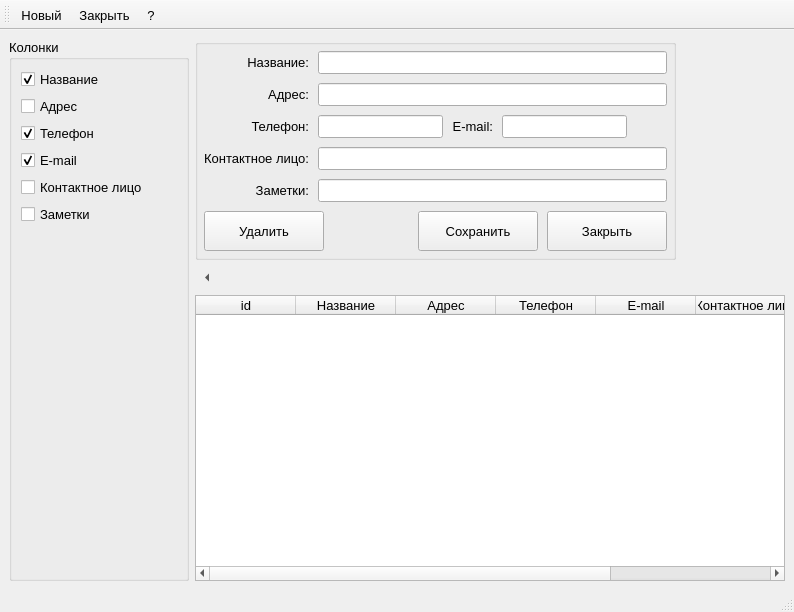
<?xml version="1.0" encoding="UTF-8"?>
<ui version="4.0">
 <class>organizations</class>
 <widget class="QMainWindow" name="organizations">
  <property name="geometry">
   <rect>
    <x>0</x>
    <y>0</y>
    <width>794</width>
    <height>612</height>
   </rect>
  </property>
  <property name="font">
   <font>
    <pointsize>10</pointsize>
   </font>
  </property>
  <property name="windowTitle">
   <string>Организации</string>
  </property>
  <widget class="QWidget" name="centralwidget">
   <layout class="QGridLayout" name="gridLayout_3">
    <item row="0" column="0">
     <layout class="QHBoxLayout" name="horizontalLayout_6">
      <item>
       <widget class="QGroupBox" name="groupBox_column">
        <property name="minimumSize">
         <size>
          <width>180</width>
          <height>0</height>
         </size>
        </property>
        <property name="maximumSize">
         <size>
          <width>180</width>
          <height>16777215</height>
         </size>
        </property>
        <property name="font">
         <font>
          <family>Ubuntu</family>
          <pointsize>10</pointsize>
         </font>
        </property>
        <property name="title">
         <string>Колонки</string>
        </property>
        <layout class="QGridLayout" name="gridLayout_2">
         <item row="0" column="0">
          <layout class="QVBoxLayout" name="verticalLayout_4">
           <item>
            <widget class="QCheckBox" name="checkBox_name">
             <property name="text">
              <string>Название</string>
             </property>
             <property name="checked">
              <bool>true</bool>
             </property>
            </widget>
           </item>
           <item>
            <widget class="QCheckBox" name="checkBox_address">
             <property name="text">
              <string>Адрес</string>
             </property>
            </widget>
           </item>
           <item>
            <widget class="QCheckBox" name="checkBox_phone">
             <property name="text">
              <string>Телефон</string>
             </property>
             <property name="checked">
              <bool>true</bool>
             </property>
            </widget>
           </item>
           <item>
            <widget class="QCheckBox" name="checkBox_email">
             <property name="text">
              <string>E-mail</string>
             </property>
             <property name="checked">
              <bool>true</bool>
             </property>
            </widget>
           </item>
           <item>
            <widget class="QCheckBox" name="checkBox_face">
             <property name="text">
              <string>Контактное лицо</string>
             </property>
            </widget>
           </item>
           <item>
            <widget class="QCheckBox" name="checkBox_note">
             <property name="text">
              <string>Заметки</string>
             </property>
            </widget>
           </item>
           <item>
            <spacer name="verticalSpacer">
             <property name="orientation">
              <enum>Qt::Vertical</enum>
             </property>
             <property name="sizeHint" stdset="0">
              <size>
               <width>20</width>
               <height>40</height>
              </size>
             </property>
            </spacer>
           </item>
          </layout>
         </item>
        </layout>
       </widget>
      </item>
      <item>
       <layout class="QVBoxLayout" name="verticalLayout_5">
        <item>
         <layout class="QHBoxLayout" name="horizontalLayout_4">
          <item>
           <widget class="QGroupBox" name="groupBox_card">
            <property name="font">
             <font>
              <family>Ubuntu</family>
              <pointsize>10</pointsize>
             </font>
            </property>
            <property name="title">
             <string/>
            </property>
            <layout class="QGridLayout" name="gridLayout">
             <property name="margin">
              <number>6</number>
             </property>
             <property name="spacing">
              <number>9</number>
             </property>
             <item row="0" column="0">
              <layout class="QVBoxLayout" name="verticalLayout_3">
               <item>
                <layout class="QHBoxLayout" name="horizontalLayout_2">
                 <item>
                  <layout class="QVBoxLayout" name="verticalLayout_2">
                   <item>
                    <widget class="QLabel" name="label">
                     <property name="text">
                      <string>Название:</string>
                     </property>
                     <property name="alignment">
                      <set>Qt::AlignRight|Qt::AlignTrailing|Qt::AlignVCenter</set>
                     </property>
                    </widget>
                   </item>
                   <item>
                    <widget class="QLabel" name="label_2">
                     <property name="text">
                      <string>Адрес:</string>
                     </property>
                     <property name="alignment">
                      <set>Qt::AlignRight|Qt::AlignTrailing|Qt::AlignVCenter</set>
                     </property>
                    </widget>
                   </item>
                   <item>
                    <widget class="QLabel" name="label_3">
                     <property name="text">
                      <string>Телефон:</string>
                     </property>
                     <property name="alignment">
                      <set>Qt::AlignRight|Qt::AlignTrailing|Qt::AlignVCenter</set>
                     </property>
                    </widget>
                   </item>
                   <item>
                    <widget class="QLabel" name="label_5">
                     <property name="text">
                      <string>Контактное лицо:</string>
                     </property>
                     <property name="alignment">
                      <set>Qt::AlignRight|Qt::AlignTrailing|Qt::AlignVCenter</set>
                     </property>
                    </widget>
                   </item>
                   <item>
                    <widget class="QLabel" name="label_6">
                     <property name="text">
                      <string>Заметки:</string>
                     </property>
                     <property name="alignment">
                      <set>Qt::AlignRight|Qt::AlignTrailing|Qt::AlignVCenter</set>
                     </property>
                    </widget>
                   </item>
                  </layout>
                 </item>
                 <item>
                  <layout class="QVBoxLayout" name="verticalLayout">
                   <item>
                    <widget class="QLineEdit" name="lineEdit_name"/>
                   </item>
                   <item>
                    <widget class="QLineEdit" name="lineEdit_address"/>
                   </item>
                   <item>
                    <layout class="QHBoxLayout" name="horizontalLayout">
                     <item>
                      <widget class="QLineEdit" name="lineEdit_phone"/>
                     </item>
                     <item>
                      <widget class="QLabel" name="label_4">
                       <property name="text">
                        <string>E-mail:</string>
                       </property>
                       <property name="alignment">
                        <set>Qt::AlignRight|Qt::AlignTrailing|Qt::AlignVCenter</set>
                       </property>
                      </widget>
                     </item>
                     <item>
                      <widget class="QLineEdit" name="lineEdit_email"/>
                     </item>
                     <item>
                      <spacer name="horizontalSpacer">
                       <property name="orientation">
                        <enum>Qt::Horizontal</enum>
                       </property>
                       <property name="sizeHint" stdset="0">
                        <size>
                         <width>40</width>
                         <height>20</height>
                        </size>
                       </property>
                      </spacer>
                     </item>
                    </layout>
                   </item>
                   <item>
                    <widget class="QLineEdit" name="lineEdit_face"/>
                   </item>
                   <item>
                    <widget class="QLineEdit" name="lineEdit_note"/>
                   </item>
                  </layout>
                 </item>
                </layout>
               </item>
               <item>
                <layout class="QHBoxLayout" name="horizontalLayout_5">
                 <item>
                  <widget class="QPushButton" name="pushButton_del">
                   <property name="sizePolicy">
                    <sizepolicy hsizetype="Maximum" vsizetype="Fixed">
                     <horstretch>0</horstretch>
                     <verstretch>0</verstretch>
                    </sizepolicy>
                   </property>
                   <property name="minimumSize">
                    <size>
                     <width>120</width>
                     <height>40</height>
                    </size>
                   </property>
                   <property name="maximumSize">
                    <size>
                     <width>120</width>
                     <height>40</height>
                    </size>
                   </property>
                   <property name="text">
                    <string>Удалить</string>
                   </property>
                  </widget>
                 </item>
                 <item>
                  <spacer name="horizontalSpacer_2">
                   <property name="orientation">
                    <enum>Qt::Horizontal</enum>
                   </property>
                   <property name="sizeHint" stdset="0">
                    <size>
                     <width>40</width>
                     <height>20</height>
                    </size>
                   </property>
                  </spacer>
                 </item>
                 <item>
                  <widget class="QPushButton" name="pushButton_save">
                   <property name="sizePolicy">
                    <sizepolicy hsizetype="Maximum" vsizetype="Fixed">
                     <horstretch>0</horstretch>
                     <verstretch>0</verstretch>
                    </sizepolicy>
                   </property>
                   <property name="minimumSize">
                    <size>
                     <width>120</width>
                     <height>40</height>
                    </size>
                   </property>
                   <property name="maximumSize">
                    <size>
                     <width>120</width>
                     <height>40</height>
                    </size>
                   </property>
                   <property name="styleSheet">
                    <string notr="true"/>
                   </property>
                   <property name="text">
                    <string>Сохранить</string>
                   </property>
                  </widget>
                 </item>
                 <item>
                  <widget class="QPushButton" name="pushButton_close">
                   <property name="sizePolicy">
                    <sizepolicy hsizetype="Maximum" vsizetype="Fixed">
                     <horstretch>0</horstretch>
                     <verstretch>0</verstretch>
                    </sizepolicy>
                   </property>
                   <property name="minimumSize">
                    <size>
                     <width>120</width>
                     <height>40</height>
                    </size>
                   </property>
                   <property name="maximumSize">
                    <size>
                     <width>120</width>
                     <height>40</height>
                    </size>
                   </property>
                   <property name="font">
                    <font>
                     <family>Ubuntu</family>
                     <pointsize>10</pointsize>
                    </font>
                   </property>
                   <property name="styleSheet">
                    <string notr="true"/>
                   </property>
                   <property name="text">
                    <string>Закрыть</string>
                   </property>
                  </widget>
                 </item>
                </layout>
               </item>
              </layout>
             </item>
            </layout>
           </widget>
          </item>
          <item>
           <spacer name="horizontalSpacer_4">
            <property name="orientation">
             <enum>Qt::Horizontal</enum>
            </property>
            <property name="sizeHint" stdset="0">
             <size>
              <width>40</width>
              <height>20</height>
             </size>
            </property>
           </spacer>
          </item>
         </layout>
        </item>
        <item>
         <layout class="QHBoxLayout" name="horizontalLayout_3">
          <item>
           <widget class="QToolButton" name="toolButton_column">
            <property name="text">
             <string>...</string>
            </property>
            <property name="checkable">
             <bool>true</bool>
            </property>
            <property name="autoRaise">
             <bool>true</bool>
            </property>
            <property name="arrowType">
             <enum>Qt::LeftArrow</enum>
            </property>
           </widget>
          </item>
          <item>
           <spacer name="horizontalSpacer_3">
            <property name="orientation">
             <enum>Qt::Horizontal</enum>
            </property>
            <property name="sizeHint" stdset="0">
             <size>
              <width>40</width>
              <height>20</height>
             </size>
            </property>
           </spacer>
          </item>
         </layout>
        </item>
        <item>
         <widget class="QTableWidget" name="tableWidget_org">
          <property name="font">
           <font>
            <family>Ubuntu</family>
            <pointsize>10</pointsize>
           </font>
          </property>
          <property name="styleSheet">
           <string notr="true"/>
          </property>
          <property name="editTriggers">
           <set>QAbstractItemView::NoEditTriggers</set>
          </property>
          <property name="alternatingRowColors">
           <bool>true</bool>
          </property>
          <property name="selectionMode">
           <enum>QAbstractItemView::SingleSelection</enum>
          </property>
          <property name="selectionBehavior">
           <enum>QAbstractItemView::SelectRows</enum>
          </property>
          <property name="sortingEnabled">
           <bool>true</bool>
          </property>
          <attribute name="verticalHeaderDefaultSectionSize">
           <number>26</number>
          </attribute>
          <column>
           <property name="text">
            <string>id</string>
           </property>
          </column>
          <column>
           <property name="text">
            <string>Название</string>
           </property>
           <property name="font">
            <font>
             <family>Ubuntu</family>
             <pointsize>10</pointsize>
             <weight>50</weight>
             <bold>false</bold>
            </font>
           </property>
          </column>
          <column>
           <property name="text">
            <string>Адрес</string>
           </property>
           <property name="font">
            <font>
             <family>Ubuntu</family>
             <pointsize>10</pointsize>
             <weight>50</weight>
             <bold>false</bold>
            </font>
           </property>
          </column>
          <column>
           <property name="text">
            <string>Телефон</string>
           </property>
           <property name="font">
            <font>
             <family>Ubuntu</family>
             <pointsize>10</pointsize>
             <weight>50</weight>
             <bold>false</bold>
            </font>
           </property>
          </column>
          <column>
           <property name="text">
            <string>E-mail</string>
           </property>
           <property name="font">
            <font>
             <family>Ubuntu</family>
             <pointsize>10</pointsize>
             <weight>50</weight>
             <bold>false</bold>
            </font>
           </property>
          </column>
          <column>
           <property name="text">
            <string>Контактное лицо</string>
           </property>
           <property name="font">
            <font>
             <family>Ubuntu</family>
             <pointsize>10</pointsize>
             <weight>50</weight>
             <bold>false</bold>
            </font>
           </property>
          </column>
          <column>
           <property name="text">
            <string>Заметки</string>
           </property>
           <property name="font">
            <font>
             <family>Ubuntu</family>
             <pointsize>10</pointsize>
             <weight>50</weight>
             <bold>false</bold>
            </font>
           </property>
          </column>
         </widget>
        </item>
       </layout>
      </item>
     </layout>
    </item>
   </layout>
  </widget>
  <widget class="QStatusBar" name="statusbar"/>
  <widget class="QToolBar" name="toolBar">
   <property name="font">
    <font>
     <family>Ubuntu</family>
     <pointsize>10</pointsize>
    </font>
   </property>
   <property name="windowTitle">
    <string>toolBar</string>
   </property>
   <property name="movable">
    <bool>true</bool>
   </property>
   <attribute name="toolBarArea">
    <enum>TopToolBarArea</enum>
   </attribute>
   <attribute name="toolBarBreak">
    <bool>false</bool>
   </attribute>
   <addaction name="actionAdd"/>
   <addaction name="actionClose"/>
   <addaction name="actionHelp"/>
  </widget>
  <action name="actionAdd">
   <property name="text">
    <string>Новый</string>
   </property>
  </action>
  <action name="actionClose">
   <property name="text">
    <string>Закрыть</string>
   </property>
  </action>
  <action name="actionHelp">
   <property name="text">
    <string>  ?  </string>
   </property>
   <property name="toolTip">
    <string>Help</string>
   </property>
  </action>
 </widget>
 <resources/>
 <connections/>
</ui>
